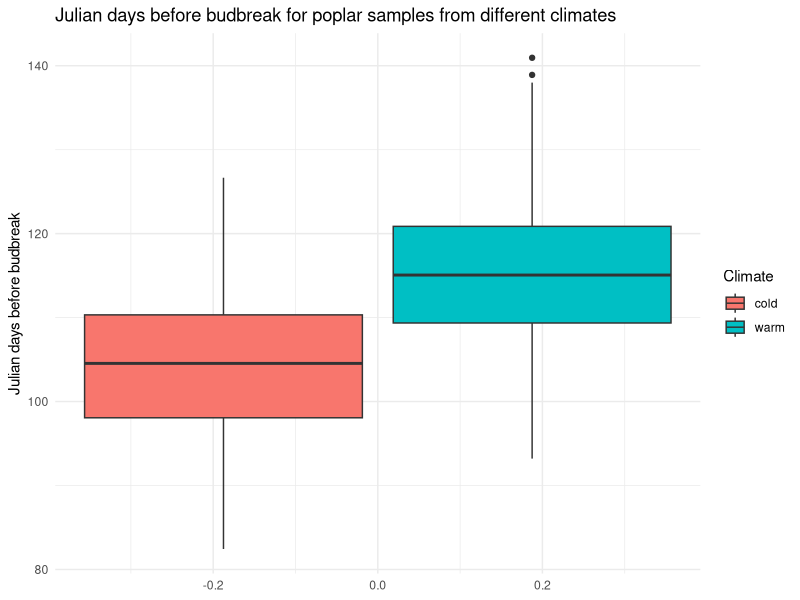

R code for this plot:
## ---- chunk 1
knitr::opts_chunk$set(echo = TRUE)
library(tidyverse)
## ---- chunk 2
# cold source climate
n_cold <- 500
mean_cold <- 105
var_cold <- 75
  
# warm source climate
n_warm <- 500
mean_warm <- 115
var_warm <- 75

## ---- chunk 3

###################################
# FUNCTION: RandomBudbreakData
# description: generate random budbreak data and organize in data frame
# inputs: n, mean, and variance for each treatement
# outputs: dataframe
# ---------------------------------
RandomBudbreakData <- function(n_cold, mean_cold, var_cold, n_warm, mean_warm, var_warm){
  data_cold <- rnorm(n=n_cold, mean=mean_cold, sd=sqrt(var_cold))
  data_warm <- rnorm(n=n_warm, mean=mean_warm, sd=sqrt(var_warm))

# combine into one big data frame
  cold <- data.frame(1:n_cold, data_cold, rep("cold", n_cold))
  colnames(cold) <- c("ID", "BudBreakDay","Climate")
  warm <- data.frame((n_cold+1):(n_cold+n_warm), data_warm, rep("warm", n_cold))
  colnames(warm) <- c("ID", "BudBreakDay","Climate")
  budbreak_data <- rbind(cold, warm)
  return(budbreak_data)
} # end of RandomBudbreakData

###################################

data <- RandomBudbreakData(n_cold, mean_cold, var_cold, n_warm, mean_warm, var_warm)

## ---- chunk 4
mod <- aov(BudBreakDay ~ Climate, data=data)
summary(mod)
## ---- chunk 5
ggplot(data=data, mapping=aes(y=BudBreakDay, fill=Climate)) + geom_boxplot() + 
  labs(title="Julian days before budbreak for poplar samples from different climates", 
       y="Julian days before budbreak") + 
  theme_minimal()
## ---- chunk 6
data <- RandomBudbreakData(n_cold, mean_cold, var_cold, n_warm, mean_warm, var_warm)

mod <- aov(BudBreakDay ~ Climate, data=data)
summary(mod)

## ---- chunk 7
# cold source climate
mean_cold <- 110

# warm source climate
mean_warm <- 115

data <- RandomBudbreakData(n_cold, mean_cold, var_cold, n_warm, mean_warm, var_warm)

mod <- aov(BudBreakDay ~ Climate, data=data)
summary(mod)
## ---- chunk 8
# cold source climate
mean_cold <- 112

# warm source climate
mean_warm <- 113

data <- RandomBudbreakData(n_cold, mean_cold, var_cold, n_warm, mean_warm, var_warm)

mod <- aov(BudBreakDay ~ Climate, data=data)
summary(mod)
## ---- chunk 9

# cold source climate
mean_cold <- 105
var_cold <- 75
  
# warm source climate
mean_warm <- 115
var_warm <- 75

# try playing with different sample sizes
sample_sizes <- c(10, 20, 30, 40, 50, 100, 200, 400, 500, 1000)
mean <- rep(999, length(sample_sizes))
count <- 1

for (n in sample_sizes){
  n_warm <- n/2
  n_cold <- n/2
  pval <- rep(999, 100)
  for (i in 1:100){
    data <- RandomBudbreakData(n_cold, mean_cold, var_cold, n_warm, mean_warm, var_warm)
    mod <- aov(BudBreakDay ~ Climate, data=data)
    summary<- summary(mod)
    pval[i] <- summary[[1]]$`Pr(>F)`[1]  # save p-value
  }
  mean[count] <- signif(mean(pval), digits=3)
  count <- count + 1
  
}
means <- data.frame(sample_sizes/2, mean)
colnames(means) <- c("Number of samples in each treatment", 
                     "Mean p-value across 100 iterations")
print(means)

